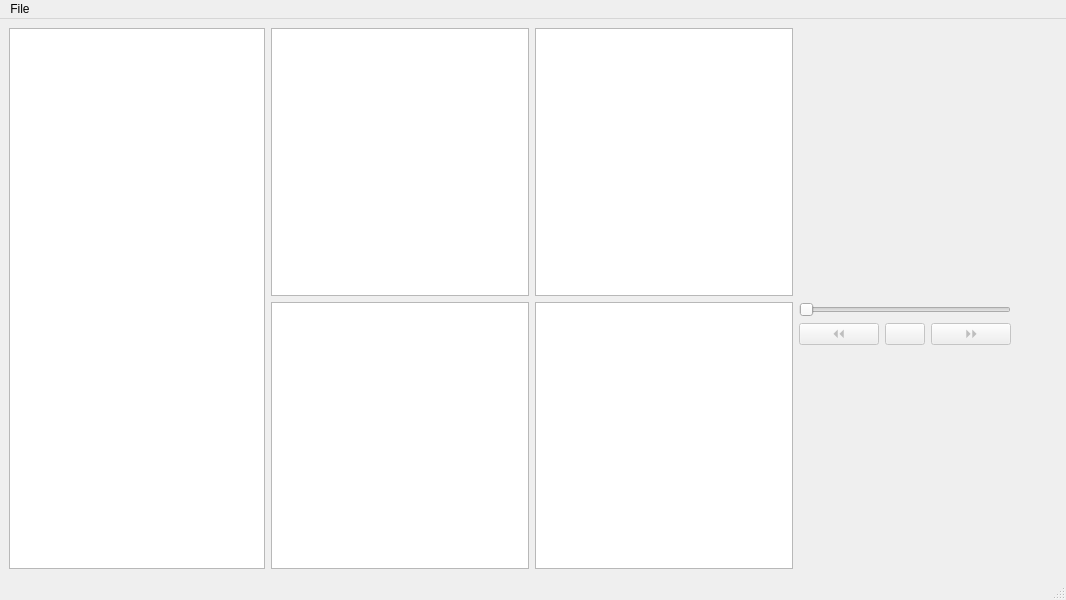
<?xml version="1.0" encoding="UTF-8"?>
<ui version="4.0">
 <class>MainWindow</class>
 <widget class="QMainWindow" name="MainWindow">
  <property name="geometry">
   <rect>
    <x>0</x>
    <y>0</y>
    <width>1066</width>
    <height>600</height>
   </rect>
  </property>
  <property name="windowTitle">
   <string>MainWindow</string>
  </property>
  <widget class="QWidget" name="centralwidget">
   <layout class="QGridLayout" name="gridLayout">
    <item row="0" column="0">
     <layout class="QHBoxLayout" name="horizontalLayout">
      <item>
       <widget class="QTreeView" name="samples_tree">
        <property name="sizePolicy">
         <sizepolicy hsizetype="Minimum" vsizetype="Expanding">
          <horstretch>0</horstretch>
          <verstretch>0</verstretch>
         </sizepolicy>
        </property>
       </widget>
      </item>
     </layout>
    </item>
    <item row="0" column="1">
     <layout class="QGridLayout" name="gridLayout_2">
      <item row="0" column="0">
       <widget class="QGraphicsView" name="camera_tl"/>
      </item>
      <item row="0" column="2">
       <widget class="QGraphicsView" name="camera_tr"/>
      </item>
      <item row="1" column="0">
       <widget class="QGraphicsView" name="camera_bl"/>
      </item>
      <item row="1" column="2">
       <widget class="QGraphicsView" name="camera_br"/>
      </item>
      <item row="1" column="4">
       <layout class="QFormLayout" name="formLayout">
        <item row="0" column="0">
         <layout class="QVBoxLayout" name="verticalLayout">
          <item>
           <widget class="QSlider" name="timeline">
            <property name="enabled">
             <bool>false</bool>
            </property>
            <property name="orientation">
             <enum>Qt::Horizontal</enum>
            </property>
           </widget>
          </item>
          <item>
           <layout class="QHBoxLayout" name="horizontalLayout_2">
            <item>
             <widget class="QPushButton" name="prev_frame">
              <property name="enabled">
               <bool>false</bool>
              </property>
              <property name="text">
               <string>⏴⏴</string>
              </property>
             </widget>
            </item>
            <item>
             <widget class="QPushButton" name="play_pause">
              <property name="enabled">
               <bool>false</bool>
              </property>
              <property name="text">
               <string/>
              </property>
             </widget>
            </item>
            <item>
             <widget class="QPushButton" name="next_frame">
              <property name="enabled">
               <bool>false</bool>
              </property>
              <property name="text">
               <string>⏵⏵</string>
              </property>
             </widget>
            </item>
           </layout>
          </item>
         </layout>
        </item>
       </layout>
      </item>
      <item row="0" column="4">
       <widget class="SkeletonView" name="skeletal" native="true"/>
      </item>
     </layout>
    </item>
   </layout>
  </widget>
  <widget class="QMenuBar" name="menubar">
   <property name="geometry">
    <rect>
     <x>0</x>
     <y>0</y>
     <width>1066</width>
     <height>24</height>
    </rect>
   </property>
   <widget class="QMenu" name="menuFile">
    <property name="title">
     <string>File</string>
    </property>
    <addaction name="actionOpen_samples"/>
    <addaction name="actionExit"/>
   </widget>
   <addaction name="menuFile"/>
  </widget>
  <widget class="QStatusBar" name="statusbar"/>
  <action name="actionOpen_samples">
   <property name="text">
    <string>Load samples</string>
   </property>
  </action>
  <action name="actionExit">
   <property name="text">
    <string>Exit</string>
   </property>
  </action>
 </widget>
 <customwidgets>
  <customwidget>
   <class>SkeletonView</class>
   <extends>QWidget</extends>
   <header>gui/skeleton_view.h</header>
   <container>1</container>
  </customwidget>
 </customwidgets>
 <resources/>
 <connections>
  <connection>
   <sender>actionOpen_samples</sender>
   <signal>triggered()</signal>
   <receiver>MainWindow</receiver>
   <slot>openDirectory()</slot>
   <hints>
    <hint type="sourcelabel">
     <x>-1</x>
     <y>-1</y>
    </hint>
    <hint type="destinationlabel">
     <x>532</x>
     <y>299</y>
    </hint>
   </hints>
  </connection>
  <connection>
   <sender>actionExit</sender>
   <signal>triggered()</signal>
   <receiver>MainWindow</receiver>
   <slot>exitApp()</slot>
   <hints>
    <hint type="sourcelabel">
     <x>-1</x>
     <y>-1</y>
    </hint>
    <hint type="destinationlabel">
     <x>532</x>
     <y>299</y>
    </hint>
   </hints>
  </connection>
  <connection>
   <sender>samples_tree</sender>
   <signal>doubleClicked(QModelIndex)</signal>
   <receiver>MainWindow</receiver>
   <slot>openSequence(QModelIndex)</slot>
   <hints>
    <hint type="sourcelabel">
     <x>136</x>
     <y>299</y>
    </hint>
    <hint type="destinationlabel">
     <x>532</x>
     <y>299</y>
    </hint>
   </hints>
  </connection>
  <connection>
   <sender>prev_frame</sender>
   <signal>clicked()</signal>
   <receiver>MainWindow</receiver>
   <slot>prevFrame()</slot>
   <hints>
    <hint type="sourcelabel">
     <x>834</x>
     <y>361</y>
    </hint>
    <hint type="destinationlabel">
     <x>532</x>
     <y>299</y>
    </hint>
   </hints>
  </connection>
  <connection>
   <sender>next_frame</sender>
   <signal>clicked()</signal>
   <receiver>MainWindow</receiver>
   <slot>nextFrame()</slot>
   <hints>
    <hint type="sourcelabel">
     <x>1006</x>
     <y>361</y>
    </hint>
    <hint type="destinationlabel">
     <x>532</x>
     <y>299</y>
    </hint>
   </hints>
  </connection>
  <connection>
   <sender>timeline</sender>
   <signal>valueChanged(int)</signal>
   <receiver>MainWindow</receiver>
   <slot>setFrame(int)</slot>
   <hints>
    <hint type="sourcelabel">
     <x>920</x>
     <y>312</y>
    </hint>
    <hint type="destinationlabel">
     <x>532</x>
     <y>299</y>
    </hint>
   </hints>
  </connection>
 </connections>
 <slots>
  <slot>nextFrame()</slot>
  <slot>prevFrame()</slot>
  <slot>playPause()</slot>
  <slot>exitApp()</slot>
  <slot>openDirectory()</slot>
  <slot>openSequence(QModelIndex)</slot>
  <slot>setFrame(int)</slot>
 </slots>
</ui>
